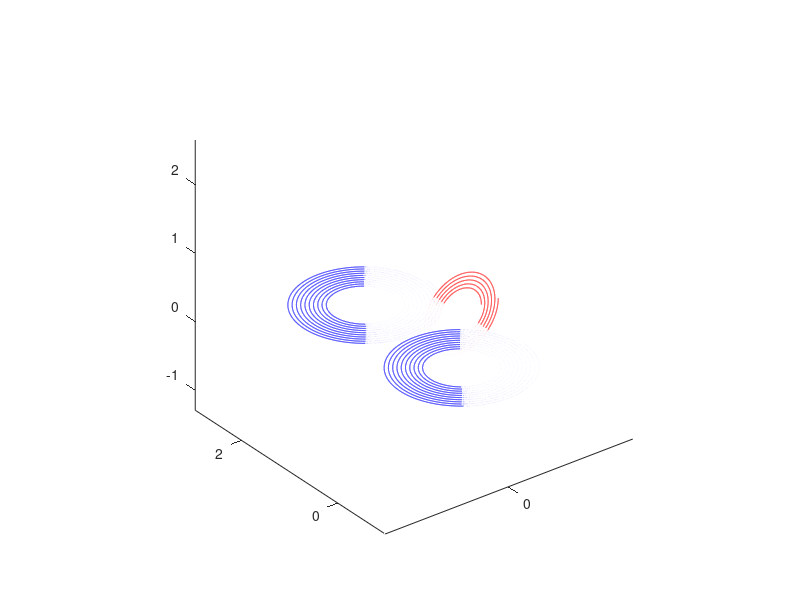

Write MATLAB code to recreate this figure. (Note: this script raises an error after producing the figure.)
clear 
figure
R1 = 50e-3/2 ; %Meter
w = 1e-3;
s = 0.35e-3;
C1 = [ 0 ; 0 ; 0 ];
R2 = 30e-3/2 ; %Meter
C2 = [ 0; 0 ; 40e-3 ];
n1 = 10;
n2 = 5;
t = 0:1e-3:2*pi*n1;
R = R1 - (n1 * ( w + s ) ) + t / 2 / pi * ( w + s );
dl = [0 , 1 , 0];
coil = [R.*cos(t)+C1(1); R.*sin(t)+C1(2);ones(1,length(t))*(C1(3))];
    coil = coil / R1;
    plot3(coil(1,:),coil(2,:),coil(3,:),'b')
    hold on 
    plot3(coil(1,:),coil(2,:)+2,coil(3,:),'b')
    x_angle = pi/2;
    y_angle = 0;
    z_angle = 0;
    r_z = [cos(z_angle) -sin(z_angle) 0 ; sin(z_angle) cos(z_angle) 0 ;0 0 1];
    r_y = [cos(y_angle) 0 sin(y_angle)  ; 0 1 0 ; -sin(y_angle) 0 cos(y_angle)];
    r_x = [1 0 0; 0 cos(x_angle) -sin(x_angle);0 sin(x_angle) cos(x_angle) ];
    r = r_x*r_y*r_z;  
    t2 = 0:1e-3:2*pi*n2;
    R = R2 - (n2 * ( w + s ) ) + t2 / 2 / pi * ( w + s );
    coil = [R.*cos(t2)+C1(1); R.*sin(t2)+C1(2);ones(1,length(t2))*(C1(3))];
    coil = coil / R1;
    coil = r * coil;
    coil = [coil(1,:); coil(2,:);coil(3,:)+ones(1,length(t2))*C2(3)/2/R1];
    plot3(coil(1,:),coil(2,:),coil(3,:),'r')
    axis equal
    xticks([0])
    yticks([0 2]) 
    yticklabels(["0" , "2R"])
    zticks([0 C2(3)/2/R1])
    zticklabels(["0" , string(C2(3)/R1)+"R"])
    xlabel('X')
    ylabel('Y')
%     quiver3(C2(1)/2/R1,C2(2)/2/R1,C2(3)/2/R1,dl(1),dl(2),dl(3),'G')
    grid on 
%%
R1 = 50e-3/2 ; %Meter
w = 1e-3;
s = 0.35e-3;
C1 = [ 0 ; 0 ; 0 ];
R2 = 30e-3/2 ; %Meter
C2 = [ 0; 0 ; 40e-3 ];
n1 = 10;
n2 = 5;
t = 0:1e-3:2*pi*n1;
R = R1 - (n1 * ( w + s ) ) + t / 2 / pi * ( w + s );
dl = [0 , 1 , 0];
coil = [R.*cos(t)+C1(1); R.*sin(t)+C1(2);ones(1,length(t))*(C1(3))];
coil = coil / R1;
plot(coil(1,:),coil(2,:),'b')
hold on 
plot(coil(1,:)+1.6,coil(2,:),'r')
axis equal
xticks([0 1.5]) 
xticklabels(["0" , "1.5R"])

yticks([-1:1]) 
yticklabels(["1R" , "0" , "1R"])
grid on